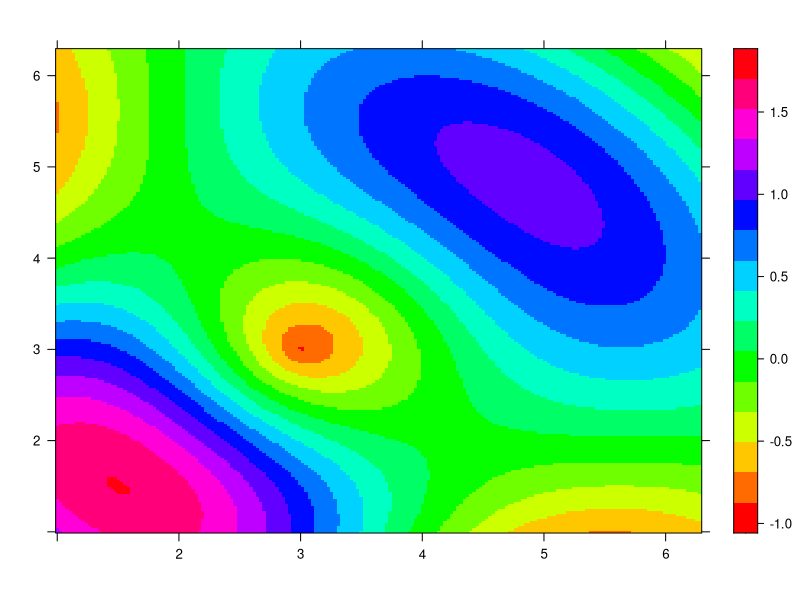

Recreate this plot in R.
library("lattice")

x <- seq(1, 2*pi, length.out=200)
y <- seq(1, 2*pi, length.out=200)

r1 <- as.vector(sqrt(outer(x^2, y^2, "+")))
r2 <- as.vector(sqrt(outer((x-3)^2, (y-3)^2, "+")))

grid <- expand.grid(x=x, y=y)
grid$z <- sin(r1) + sin(r2)

levelplot(z ~ x*y,
          data=grid,
          xlab="",
          ylab="",
          main="",
          col.regions = rainbow(100))
